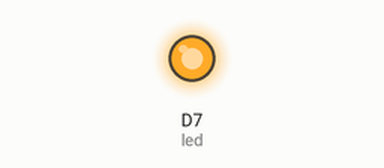
Bench run of a sketch on a simulated Particle Photon. Shown: output pins drawn as LEDs (lit = HIGH). Random numbers use the default seed unless the sketch sets one.

Above: at 15.0 s.
At 45.0 s:
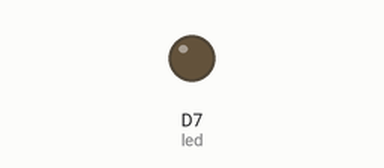
Timing chart, 0 to 78.0 s (numbered marks = the images above):
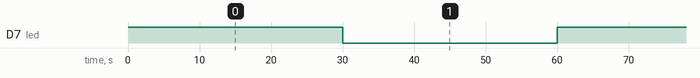

Measured:
- by itself, D7 (led): alternates HIGH for 30.0 s and LOW for 30.0 s

The sketch:

tempwebhook.ino
```cpp
int led = D7;

void setup() {
    pinMode(led, OUTPUT);
}

void loop() {
    digitalWrite(led,HIGH);

    String temp = String(random(20, 40));
    Particle.publish("temp", temp, PRIVATE);
    delay(30000);

    digitalWrite(led, LOW);
    delay(30000);
}
```
